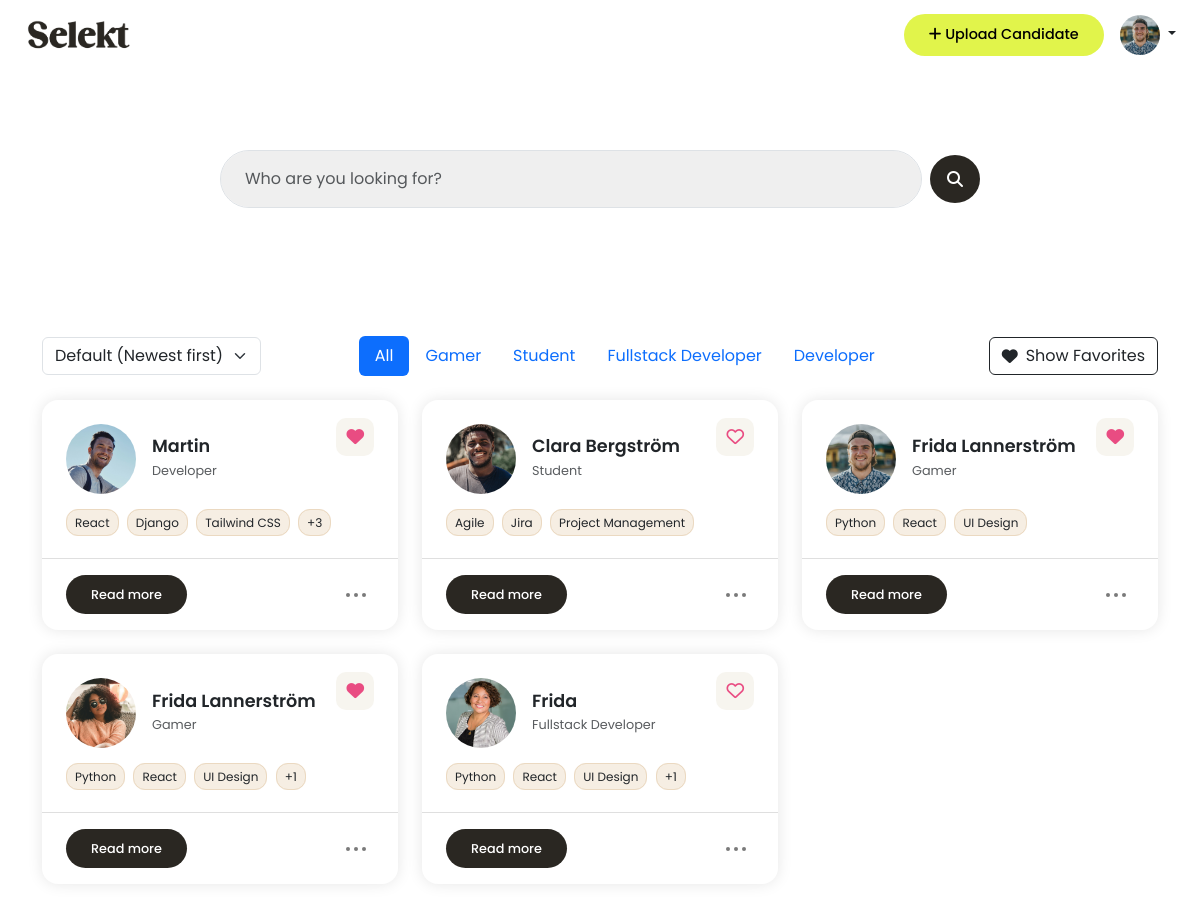
Before: /dashboard/ (signed in) with the older database file.
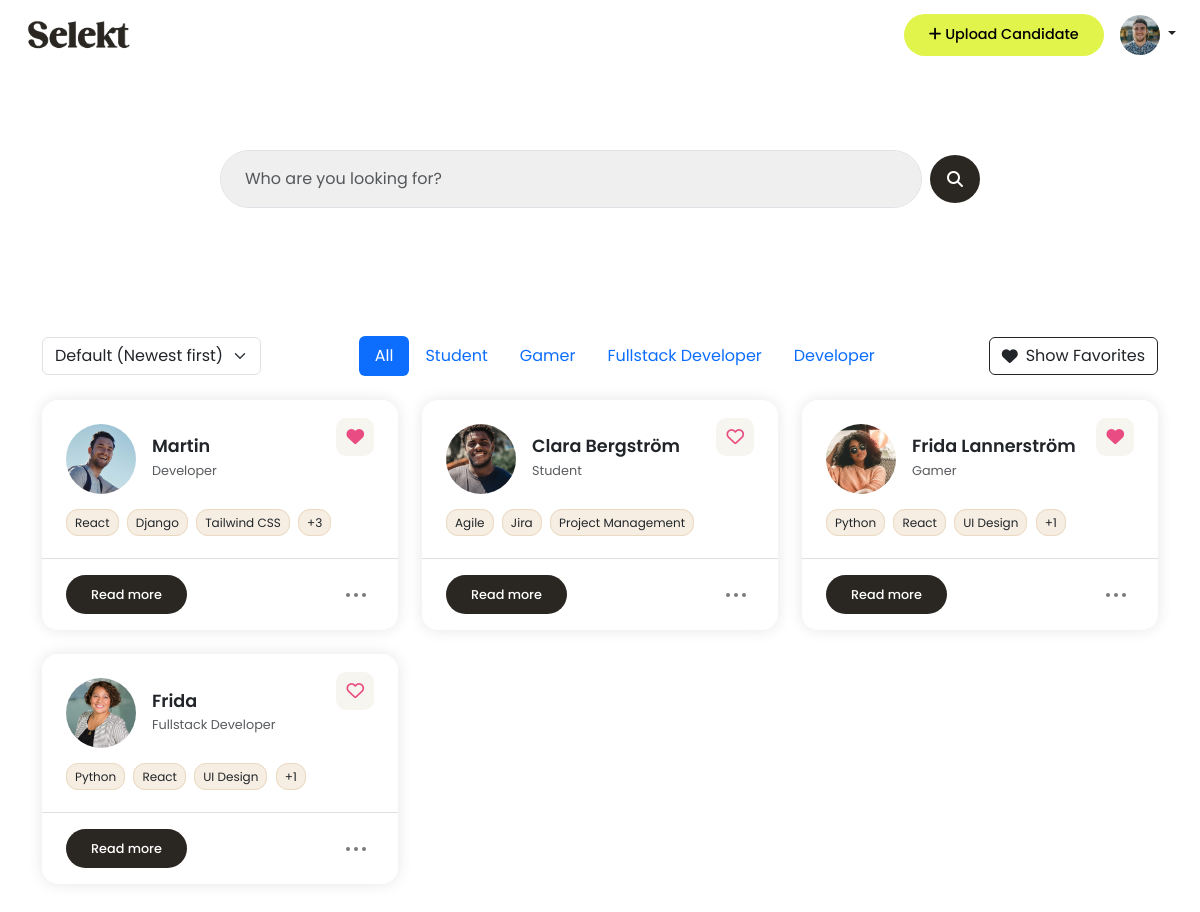
After: the same page with the newer database file.
### candidates/models.py (models this page shows, shortened)
class Profile(models.Model):
    user = models.OneToOneField(User, on_delete=models.CASCADE)
    profile_image = models.ImageField(upload_to='profile_images/', blank=True, null=True)

class Candidate(models.Model):
    user = models.ForeignKey(User, on_delete=models.CASCADE)
    name = models.CharField(max_length=100)
    email = models.EmailField()
    phone_number = models.CharField(max_length=20, blank=True)
    job_title = models.CharField(max_length=100, blank=True)
    profile_summary = models.TextField(blank=True)
    work_experience = models.TextField(blank=True)
    education = models.TextField(blank=True)
    location = models.CharField(max_length=100, blank=True)
    links = models.CharField(max_length=255, blank=True, help_text="e.g. LinkedIn, GitHub URLs")
    profile_image = models.ImageField(upload_to='profile_images/', blank=True, null=True)
    other = models.TextField(blank=True)
    notes = models.TextField(blank=True)
    top_skills = models.CharField(
        max_length=255,
        blank=True,
        help_text="Write top skills separated by commas (e.g. Communication, Leadership, SQL)"
    )
    uploaded_at = models.DateTimeField(auto_now_add=True)

### candidates/views.py (the view)
# urls.py: path('dashboard/', candidate_views.dashboard, name='dashboard'),
@login_required
def dashboard(request):
    query = request.GET.get('q', '')
    sort = request.GET.get('sort', '')
    filter_title = request.GET.get('title', '')
    show_favorites = request.GET.get('favorites') == 'on'
    candidates = Candidate.objects.filter(user=request.user)
    candidates = filter_candidates(candidates, query)
    if filter_title:
        candidates = candidates.filter(job_title__iexact=filter_title)
    if show_favorites:
        favorite_candidates = Favorite.objects.filter(user=request.user).values_list('candidate_id', flat=True)
        candidates = candidates.filter(id__in=favorite_candidates)
    if sort == 'name':
        candidates = candidates.order_by('name')
    else:
        candidates = candidates.order_by('-uploaded_at')
    job_titles = (
        Candidate.objects
        .filter(user=request.user)
        .exclude(job_title__isnull=True)
        .exclude(job_title__exact='')
        .values('job_title')
        .annotate(count=Count('job_title'))
        .order_by('-count')[:6]
    )
    for candidate in candidates:
        candidate.skill_list = [skill.strip() for skill in candidate.top_skills.split(',')]
        candidate.is_favorite = Favorite.objects.filter(user=request.user, candidate=candidate).exists()
    context = {
        'candidates': candidates,
        'job_titles': job_titles,
        'active_title': filter_title,
        'show_favorites': show_favorites,
    }
    return render(request, 'dashboard.html', context)

### candidates/context_processors.py (called while the page is built)
def profile_picture(request):
    if request.user.is_authenticated:
        try:
            profile = request.user.profile
        except Profile.DoesNotExist:
            profile = None
    else:
        profile = None
    return {'profile': profile}

### candidates/views.py (called while the page is built, shortened)
def filter_candidates(queryset, query):
    return queryset

### templates/dashboard.html (shortened to what this page needs)
{% extends "base.html" %}
{% load static %}
{% block content %}
<div class="container hero">
  <form method="get" class="d-flex align-items-center gap-2 w-100 candidate-search position-relative">
    <input type="text" class="form-control px-4 py-3 border-1 shadow-none" name="q" id="searchInput"
      placeholder="Who are you looking for?" value="{{ request.GET.q }}">
    <button class="btn button-base scn-button d-flex justify-content-center align-items-center rounded-circle"
      type="submit">
      <i class="fas fa-search"></i>
    </button>
  </form>
</div>
<div class="container py-5">
  <div class="d-flex justify-content-between align-items-center mb-4 flex-wrap gap-3">
    <form id="sortForm" class="d-flex align-items-center">
      <select name="sort" id="sortSelect" class="form-select w-auto">
        <option value="" {% if not request.GET.sort %}selected{% endif %}>Default (Newest first)</option>
      </select>
    </form>
    <ul class="nav nav-pills justify-content-center flex-grow-1">
      <li class="nav-item">
        <a class="nav-link {% if not active_title %}active{% endif %}" href="{% url 'dashboard' %}">All</a>
      </li>
      {% for title in job_titles %}
      <li class="nav-item">
        <a class="nav-link {% if active_title == title.job_title %}active{% endif %}"
          href="?title={{ title.job_title|urlencode }}">
          {{ title.job_title }}
        </a>
      </li>
      {% endfor %}
    </ul>
    <button id="favoritesToggle" type="button" class="btn btn-outline-dark d-flex align-items-center gap-2">
    </button>
  </div>
  {% if candidates %}
  <div class="row g-4">
    {% for candidate in candidates %}
    <div class="col-md-4 col-sm-6">
      <div class="candidate-card bg-white position-relative">
        <div class="position-absolute top-0 end-0 p-4">
          <span class="heart-icon" onclick="toggleFavorite({{ candidate.id }}, this)">
            <i id="heart-card-{{ candidate.id }}" class="fa{% if candidate.is_favorite %}-solid{% else %}-regular{% endif %} fa-heart"></i>
          </span>
        </div>
        <div class="px-4 pt-4 pb-2">
          <div class="d-flex align-items-center gap-3 mb-3">
            {% if candidate.profile_image %}
            <img src="{{ candidate.profile_image.url }}" alt="Profile Image" />
            {% else %}
            <img src="{% static 'media/images/user-pic.png' %}" alt="Profile Image" />
            {% endif %}
            <div>
              <h4 class="mb-0">{{ candidate.name }}</h4>
              <small class="text-muted">{{ candidate.job_title|default:'Candidate' }}</small>
            </div>
          </div>
          <div class="skill-container">
            {% with candidate.skill_list as skills %}
            {% for skill in skills|slice:":3" %}
            <span class="skill-badge">{{ skill }}</span>
            {% endfor %}
            {% if skills|length > 3 %}
            <span class="skill-badge">+{{ skills|length|add:"-3" }}</span>
            {% endif %}
            {% endwith %}
          </div>
        </div>
        <hr>
        <div class="d-flex justify-content-between align-items-center px-4 pb-3">
          <a href="#" onclick="openCandidateModal({{ candidate.id|escapejs }})"
            class="btn button-base scn-button read-btn">Read more</a>
          <div class="dot-menu position-relative p-2 rounded" style="cursor: pointer;">
            <div class="d-flex flex-row justify-content-center align-items-center">
              <span class="dot"></span>
              <span class="dot mx-1"></span>
              <span class="dot"></span>
            </div>
          </div>
        </div>
      </div>
    </div>
    {% endfor %}
  </div>
  {% else %}
  <p>No candidates yet.</p>
  {% endif %}
</div>
{% endblock %}

### templates/base.html (shortened to what this page needs)
{% load static %}
<!DOCTYPE html>
<html lang="en">
<head>
    <link href="https://cdn.jsdelivr.net/npm/bootstrap@5.3.2/dist/css/bootstrap.min.css" rel="stylesheet">
    <link rel="stylesheet" href="{% static 'css/style.css' %}">
    <link rel="stylesheet" href="https://cdn.jsdelivr.net/npm/trumbowyg@2.25.1/dist/ui/trumbowyg.min.css">
<link rel="stylesheet" href="https://cdn.jsdelivr.net/npm/trumbowyg@2.25.1/dist/ui/trumbowyg.min.css">
</head>
<body class="logged-in-body">
<header class="d-flex justify-content-between align-items-center px-4 py-3">
  <a href="{% url 'dashboard' %}" class="text-decoration-none">
    <img src="{% static 'media/images/logo.png' %}" alt="Logo" class="logo-img">
  </a>
  <div class="d-flex align-items-center gap-3">
    <a href="{% url 'candidate_add' %}" class="btn button-base cta-button">
      <i class="fa-solid fa-plus"></i> Upload Candidate
    </a>
    <div class="dropdown">
      <button class="btn dropdown-toggle p-0 border-0 bg-transparent" type="button" id="userMenuButton" data-bs-toggle="dropdown" aria-expanded="false">
        {% if profile and profile.profile_image %}
        <img src="{{ profile.profile_image.url }}" alt="Profile" class="rounded-circle profile-pic">
    {% else %}
        <img src="{% static 'media/images/user-pic.png' %}" alt="Default Image" class="rounded-circle profile-pic">
    {% endif %}
      </button>
    </div>
</header>
              {% block content %}
              {% endblock %}
</body>
</html>

### static/css/style.css (style rules this page uses)
body, .index-body, .auth-body { font-family: 'Poppins', sans-serif; }
h4 { font-size: 1.1rem; font-weight: 600; }
.text-muted { color: grey; font-size: 0.8rem; font-family: 'Poppins', sans-serif; }
.button-base { border-radius: 100px; padding: 10px 25px; font-weight: 500; display: inline-block; text-decoration: none; border: none; font-family: 'Poppins', sans-serif; }
.cta-button { background-color: #E1F44B; color: black; }
.scn-button { background-color: #2A2722; color: white; }
.logged-in-body .cta-button { font-size: 0.9rem; }
header { border-bottom: 0px; height: 70px; }
.logo-img { width: 110px; }
.profile-pic { width: 40px; height: 40px; object-fit: cover; }
.hero { padding: 80px 20px; text-align: center; max-width: 800px; }
.candidate-card { border-radius: 16px; box-shadow: 0 0 15px rgba(0, 0, 0, 0.1); transition: 0.3s ease; position: relative; }
.candidate-card hr { color: grey; }
.candidate-card img { width: 70px; height: 70px; border-radius: 50%; object-fit: cover; }
.skill-badge { background-color: #F6EEE3; font-size: 0.75rem; padding: 4px 8px; border-radius: 12px; margin-right: 4px; border: 1px solid #EBD9C1; }
.read-btn { font-size: 0.8rem; font-weight: 500; }
.heart-icon { font-size: 1.1rem; color: #E94C82; background: #f7f5ef; padding: 7px 10px; border-radius: 10px; }
.dot-menu { display: flex; gap: 4px; }
.dot { width: 4px; height: 4px; background-color: #7a7a7a; border-radius: 50%; }
.candidate-search input { background-color: #EFEFEF; border-radius: 100px; }
.candidate-search .btn { height: 48px; width: 48px; }

Changed rows visible on the page:
removed Candidate: profile_image (picture), name "Frida Lannerström", job_title "Gamer", skills "Python" "React" "UI Design"
